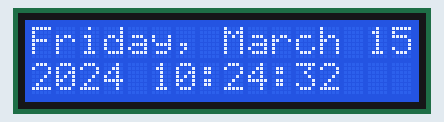
Simulated run of this sketch. Board: ESP32. On the bench: 16×2 character LCD. WiFi joins after 1.5 s; servers stay silent unless stated; the local clock reads 2024-03-15 10:24:30 at power-on unless the sketch sets it; what the sketch prints to the serial monitor is not drawn.

Above: at 2.7 s.
At 6.8 s:
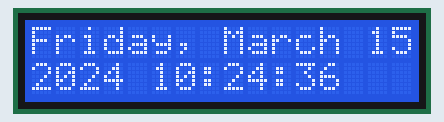
At 10.9 s:
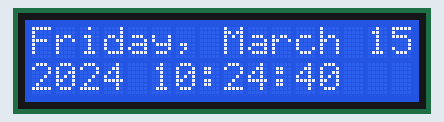
At 19.2 s:
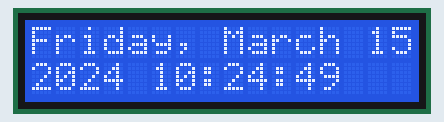
At 27.4 s:
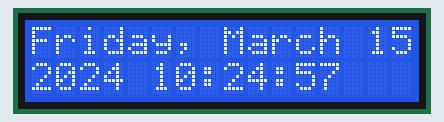
At 37.7 s:
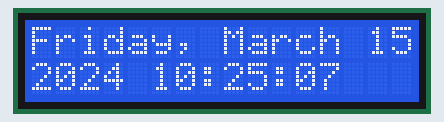

Measured:
- what the display in image 0 shows lasts 1.1 s, from 2.6 s to 3.7 s

The sketch:

SimpleTime.ino
```cpp
#include <WiFi.h>
#include <LiquidCrystal_I2C.h>
#include "time.h"

int lcdColumns = 16;
int lcdRows = 2;

LiquidCrystal_I2C lcd(0x27, lcdColumns, lcdRows);

const char* ssid       = "surya";
const char* password   = "12345678";

//the server in.pool.ntp.org is for indian time zone but i don't find it working for that i have to add something in line 15
const char* ntpServer = "in.pool.ntp.org";
const long  gmtOffset_sec = 19800; // the offset time needs to be increased so that the time shows exactlty according to the IST.
const int   daylightOffset_sec = 3600;

void printLocalTime()
{
  struct tm timeinfo;
  if(!getLocalTime(&timeinfo)){
    Serial.println("Failed to obtain time");
    lcd.setCursor(0, 0);
    lcd.print("Failed try");
    delay(1000);
  }
  Serial.println(&timeinfo, "%A, %B %d %Y %H:%M:%S");
   lcd.setCursor(0, 0);
   lcd.print(&timeinfo, "%A, %B %d");
   lcd.setCursor(0, 1);
   lcd.print(&timeinfo, "%Y %H:%M:%S");
   delay(1000);
}

void setup()
{
  Serial.begin(115200);
  // initialize LCD
  lcd.init();
  // turn on LCD backlight
  lcd.backlight();
  //connect to WiFi
  Serial.printf("Connecting to %s ", ssid);
  WiFi.begin(ssid, password);
  while (WiFi.status() != WL_CONNECTED) {
      delay(500);
      lcd.setCursor(0, 0);
      lcd.print("Connecting...");
      Serial.print(".");
      delay(1000);
      lcd.clear();
  }
  Serial.println(" CONNECTED");
  lcd.setCursor(0, 0);
  lcd.print("Connected...");

  //init and get the time
  configTime(gmtOffset_sec, daylightOffset_sec, ntpServer);
  printLocalTime();

  //disconnect WiFi as it's no longer needed
  WiFi.disconnect(true);
  WiFi.mode(WIFI_OFF);
}

void loop()
{
  //delay(1000);
  printLocalTime();
  lcd.setCursor(0, 0);
  printLocalTime();
  lcd.clear();
}
```
